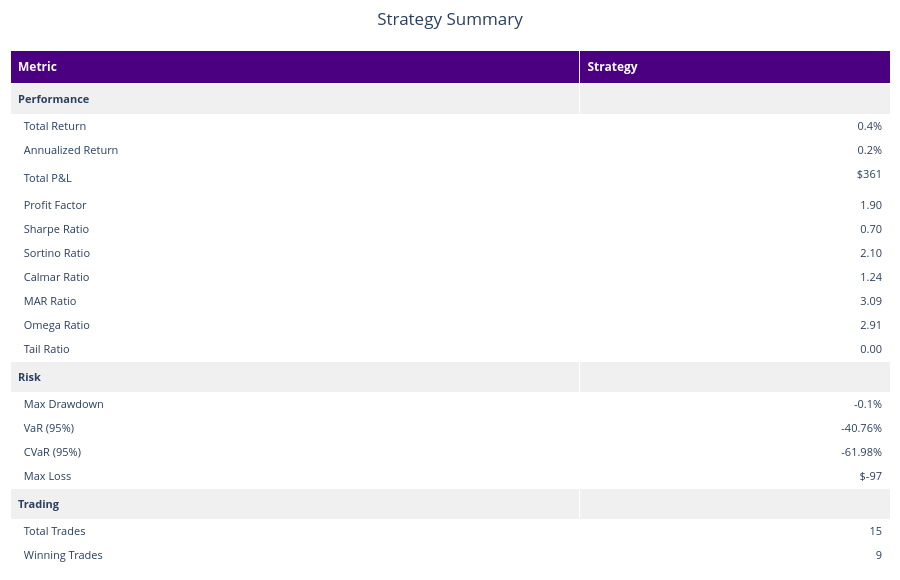

The code cell stored with this chart in its notebook:
### Markdown cell above
### Strategy summary table

### Code cell
report.plot_summary()

### Figure 1 — Plotly figure (JSON) as saved in the notebook; plotly's stock layout.template omitted (floating-point values rounded to 4 significant figures)
{"data": [{"cells": {"align": ["left", "right"], "fill": {"color": [["#f0f0f0", "white", "white", "white", "white", "white", "white", "white", "white", "white", "white", "#f0f0f0", "white", "white", "white", "white", "#f0f0f0", "white", "white", "white", "white", "white", "white", "white", "white", "white", "#f0f0f0"], ["#f0f0f0", "white", "white", "white", "white", "white", "white", "white", "white", "white", "white", "#f0f0f0", "white", "white", "white", "white", "#f0f0f0", "white", "white", "white", "white", "white", "white", "white", "white", "white", "#f0f0f0"]]}, "font": {"size": 11}, "height": 24, "values": [["<b>Performance</b>", "  Total Return", "  Annualized Return", "  Total P&L", "  Profit Factor", "  Sharpe Ratio", "  Sortino Ratio", "  Calmar Ratio", "  MAR Ratio", "  Omega Ratio", "  Tail Ratio", "<b>Risk</b>", "  Max Drawdown", "  VaR (95%)", "  CVaR (95%)", "  Max Loss", "<b>Trading</b>", "  Total Trades", "  Winning Trades", "  Losing Trades", "  Win Rate", "  Avg P&L", "  Avg Win", "  Avg Loss", "  Max Win", "  Avg Days Held", "<b>Benchmark (Rolling ATM Call)</b>"], ["", "0.4%", "0.2%", "$361", "1.90", "0.70", "2.10", "1.24", "3.09", "2.91", "0.00", "", "-0.1%", "-40.76%", "-61.98%", "$-97", "", "15", "9", "6", "60.0%", "$24", "$85", "$-67", "$245", "1.0", ""]]}, "columnwidth": [220, 120], "header": {"align": "left", "fill": {"color": "indigo"}, "font": {"color": "white", "size": 12}, "height": 30, "values": ["<b>Metric</b>", "<b>Strategy</b>"]}, "type": "table"}], "layout": {"autosize": true, "height": 580, "margin": {"b": 10, "l": 10, "r": 10, "t": 50}, "title": {"text": "Strategy Summary", "x": 0.5}}}
